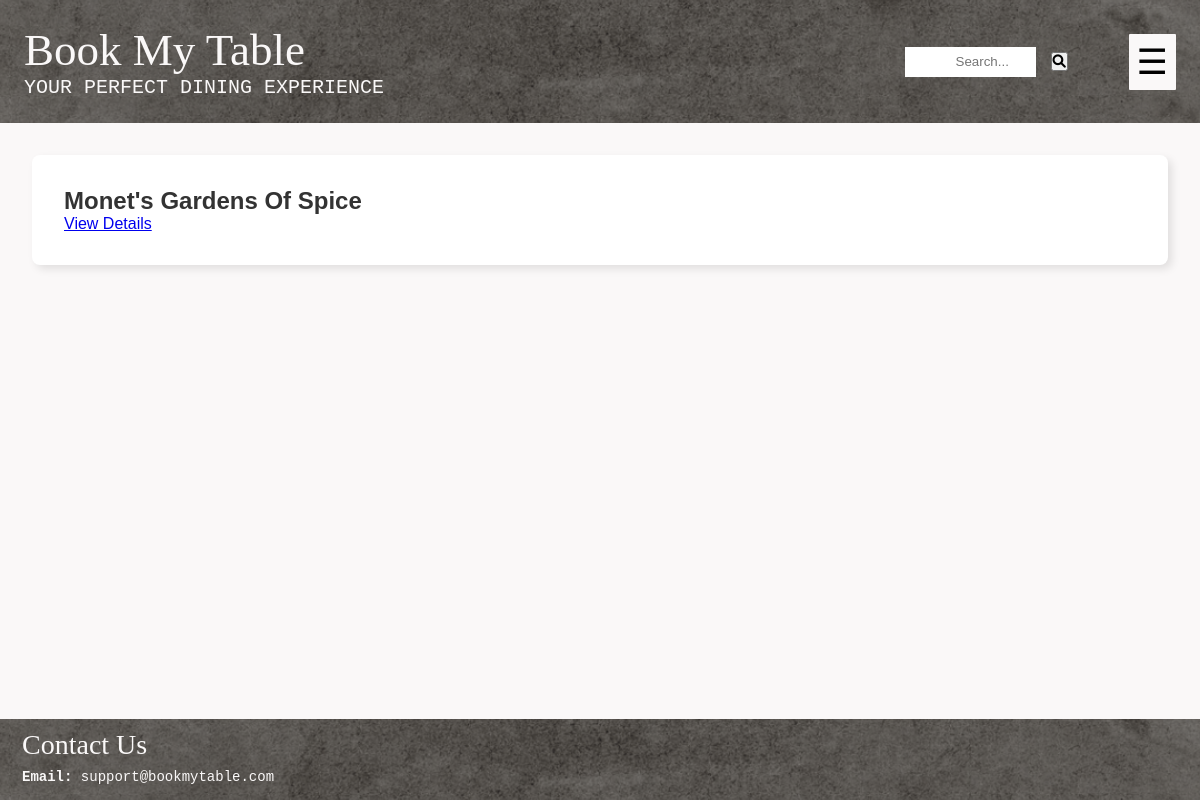
The page /interactions/search/ on the database as committed earlier.
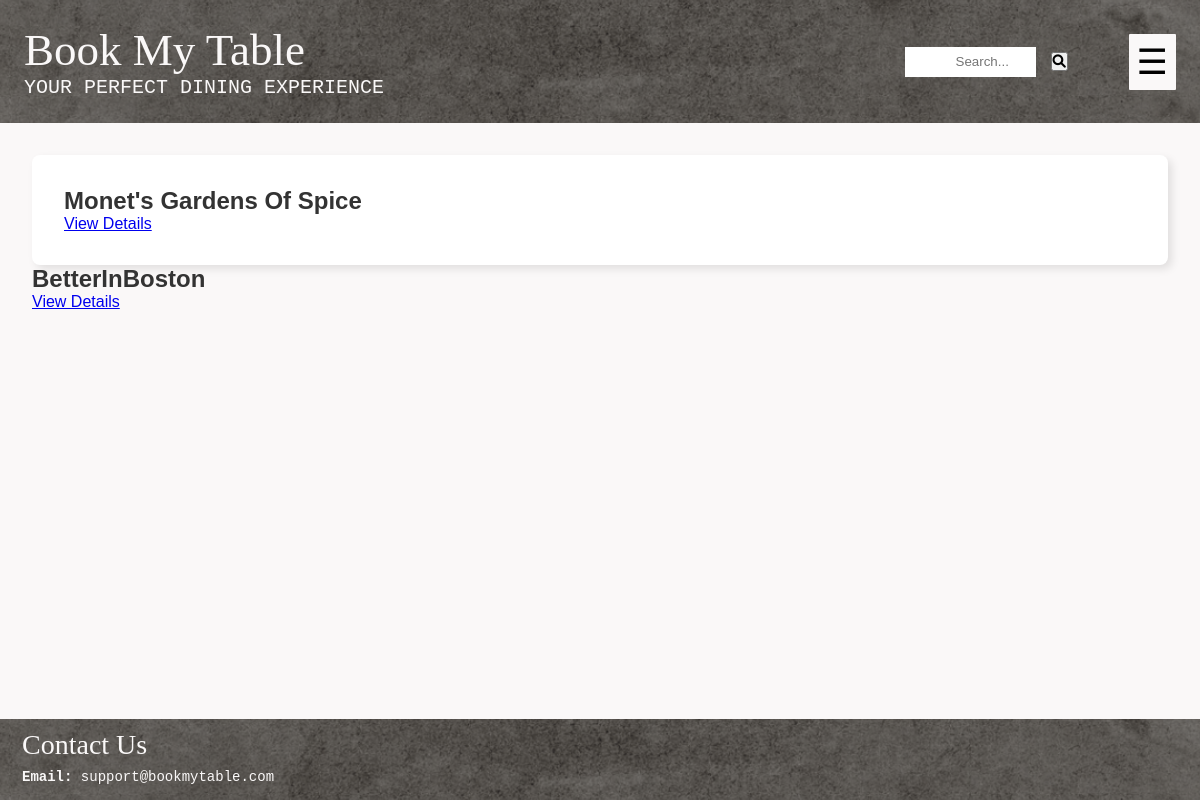
The same page on the database as committed later.
### restaurant/models.py (models this page shows, shortened)
class Restaurant(models.Model):
    R_ID = models.AutoField(primary_key=True)
    R_Name = models.CharField(max_length=100)
    owner = models.OneToOneField('users.Owner', on_delete=models.CASCADE, related_name='restaurant')
    R_EmailAddress = models.EmailField(unique=True)
    R_ContactNumber = models.CharField(unique = True, max_length=15)
    R_Address = models.TextField() # this will allow for multiple addresses too
    R_Description = models.TextField(blank=True, null=True) #can be left blank, will store NULL if no value exists
    R_CuisineTypes = models.CharField(max_length=100)
    R_ReservationCost = models.DecimalField(max_digits=10, decimal_places=2)
    R_OpenHours = models.CharField(max_length=100) # e.g "Mon-Fri: 9:00AM - 8PM"
    Rating = models.DecimalField(decimal_places=2, default=0.0, max_digits=100)
    NetRevenue = models.DecimalField(max_digits=15, decimal_places=2, default=0.0)

### interactions/views.py (the view)
# urls.py: path('search/', views.search_restaurant, name='search_restaurant'),
def search_restaurant(request):
    query = request.GET.get('q', '')
    restaurants = Restaurant.objects.filter(R_Name__icontains=query)  # Filter restaurants based on search query
    print(f"Search query: {query}, Found {restaurants.count()} restaurants.")
    return render(request, 'interactions/search_restaurants.html', {
        'restaurants': restaurants
    })

### interactions/templates/interactions/search_restaurants.html (shortened to what this page needs)
{% extends "layout.html" %}
{% block content %}
<div class="container">
    {% for restaurant in restaurants %}
    <div class="restaurant-item">
        <h2>{{ restaurant.R_Name }}</h2>
        {% if restaurant.R_ID %}
            <a href="{% url 'restaurant_details' restaurant.R_ID %}">View Details</a>
        {% else %}
            <p>No restaurants available</p>
        {% endif %}
    </div>
</div>
{% endfor %}
{% endblock %}

Rows that differ between the two databases and show on the page:
added Restaurant: R_Name "BetterInBoston", shows "View Details"
